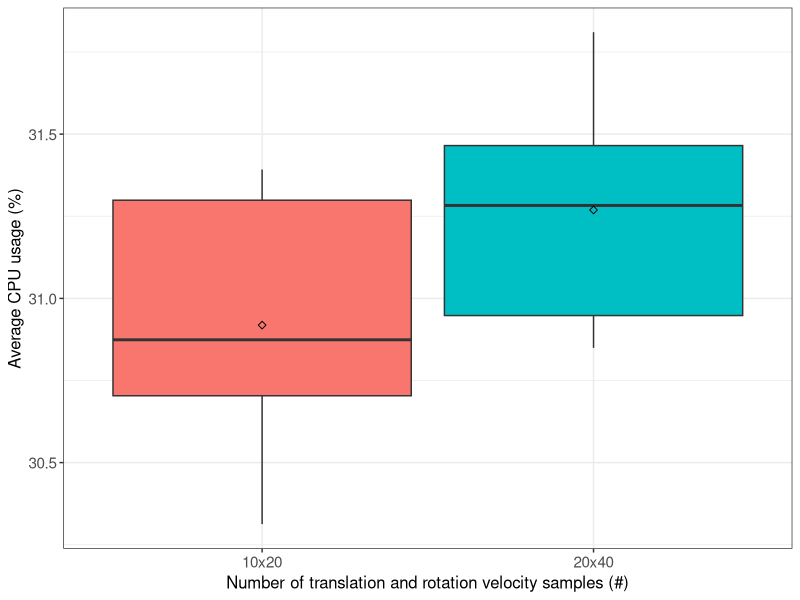
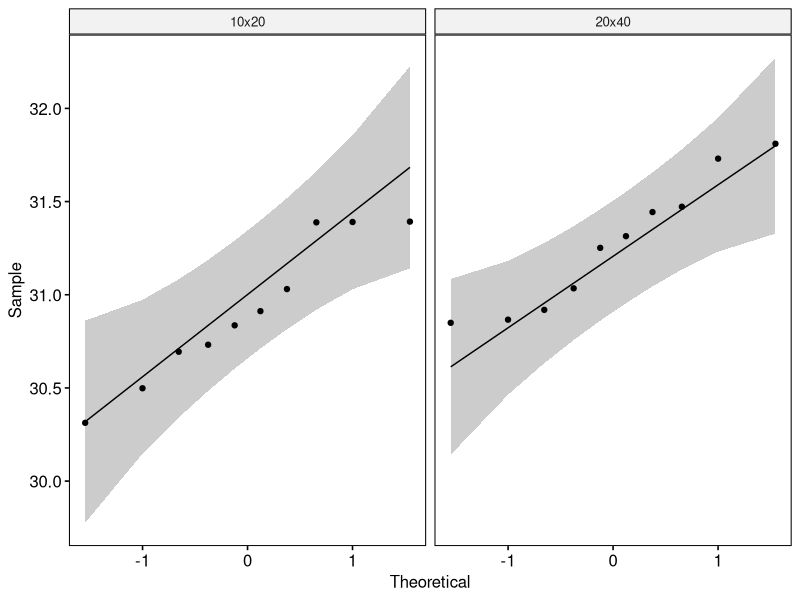

These figures' R source, in order:
## ---- chunk 1
if (!require('tidyverse')) install.packages('tidyverse', dependencies = TRUE); library('tidyverse')
if (!require('ggpubr')) install.packages('ggpubr', dependencies = TRUE); library('ggpubr')
if (!require('rstatix')) install.packages('rstatix', dependencies = TRUE); library('rstatix')
if (!require('ggplot2')) install.packages('ggplot2', dependencies = TRUE); library('ggplot2')
if (!require('coin')) install.packages('coin', dependencies = TRUE); library('coin')
## ---- chunk 2
data <- read.csv(file = '../../raw_data/test_velocity_samples/run_table.csv')
data <- subset(data, select = c(X__run_id, velocity_samples, avg_cpu_util))
data$velocity_samples <- as.factor(data$velocity_samples)
data$avg_cpu_util <- as.numeric(data$avg_cpu_util)
## ---- chunk 3
data %>%
  group_by(velocity_samples) %>%
  get_summary_stats(avg_cpu_util, type = "mean_sd")
## ---- chunk 4
#pdf(file = "../../figures/velocity_samples_effect/cpu-usage.pdf")

ggplot(data, aes(x = velocity_samples, y = avg_cpu_util, fill = velocity_samples)) +
  theme_bw() + 
  geom_boxplot(width = 0.9, outlier.size = 0.5) + 
  stat_summary(fun = mean, color = 'black', geom = 'point', shape = 5, size = 1.5) +
  labs(x = "Number of translation and rotation velocity samples (#)", y = "Average CPU usage (%)") +
  theme(legend.position = 'none') +
  theme(
    axis.title.x = element_text(size = 12, family = 'sans'),
    axis.title.y = element_text(size = 12, family = 'sans'),
    axis.text.x = element_text(size = 11, family = 'sans'),
    axis.text.y = element_text(size = 11, family = 'sans')
  )

#dev.off()
## ---- chunk 5
data %>% 
  group_by(velocity_samples) %>%
  identify_outliers(avg_cpu_util)
## ---- chunk 6
ggqqplot(data, x = "avg_cpu_util", facet.by = "velocity_samples")
## ---- chunk 7
data %>%
  group_by(velocity_samples) %>%
  shapiro_test(avg_cpu_util)
## ---- chunk 8
data %>%
  t_test(avg_cpu_util ~ velocity_samples) %>%
  add_significance()
## ---- chunk 9
data %>%
  cohens_d(avg_cpu_util ~ velocity_samples)
